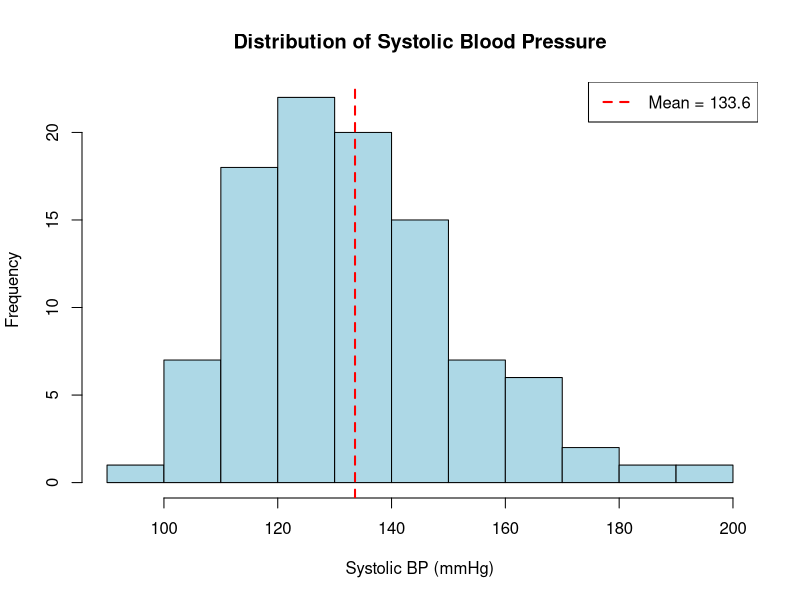
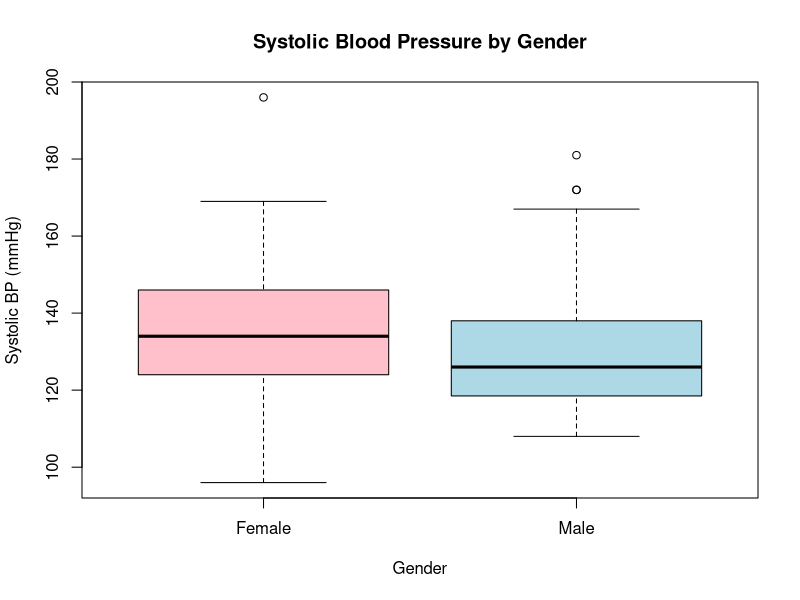
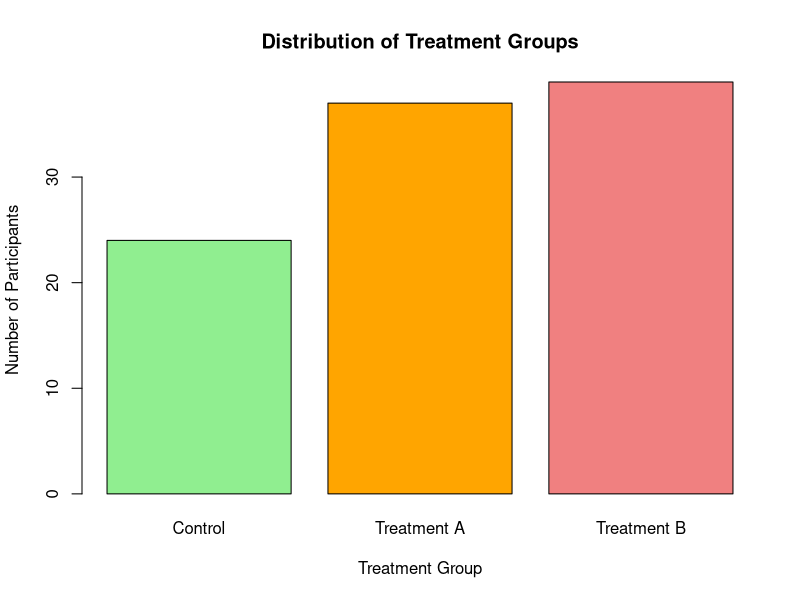
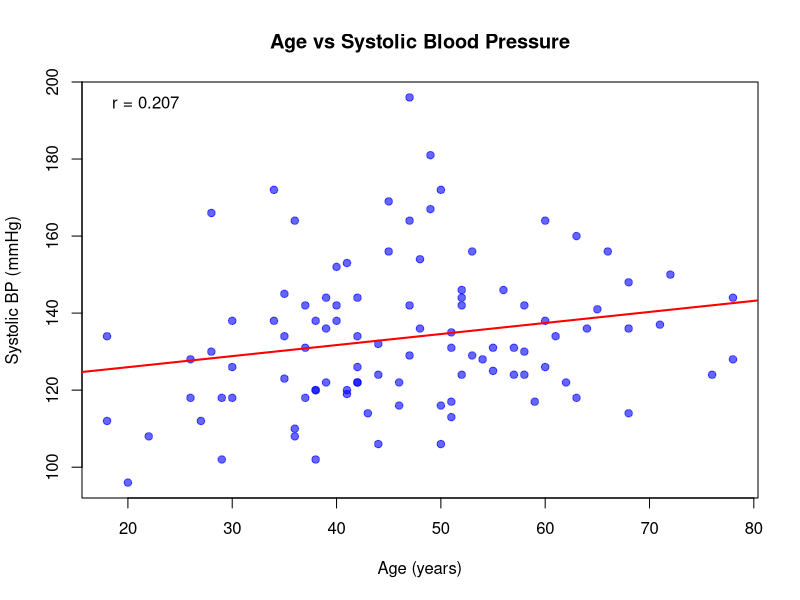
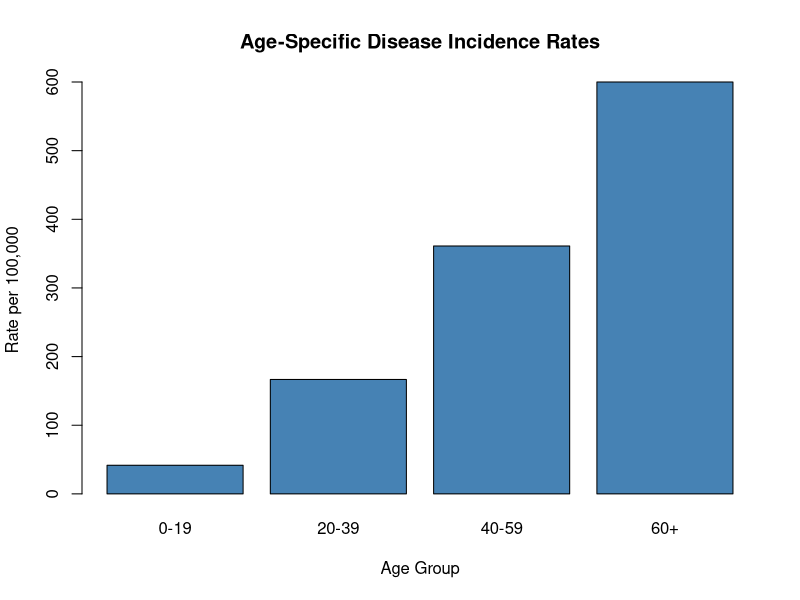

The R script that drew these images, in order:
# Week 1 R Examples for H524 Biostatistics
# Introduction to R, Data Presentation, and Summary Measures

# Set working directory to week1 folder
setwd("/Users/molitorj/ms/OSU/classes/AI_H524/H524_fall_2025/week1")

# Load required libraries
library(ggplot2)

# Example 1: Basic R operations and data types
cat("=== Basic R Operations ===\n")

# Basic arithmetic
x <- 5
y <- 3
cat("x =", x, ", y =", y, "\n")
cat("x + y =", x + y, "\n")
cat("x * y =", x * y, "\n")

# Data types
age <- 25
name <- "John"
is_student <- TRUE
cat("Age (numeric):", age, "\n")
cat("Name (character):", name, "\n")
cat("Is student (logical):", is_student, "\n")

# Vectors
ages <- c(22, 25, 28, 30, 35, 40, 45, 50, 55, 60)
cat("Ages vector:", ages, "\n")

# Example 2: Biostatistics dataset - Blood pressure study
set.seed(123)  # For reproducible results
n <- 100

# Generate sample data for blood pressure study
bp_data <- data.frame(
  id = 1:n,
  age = round(rnorm(n, mean = 45, sd = 15)),
  gender = sample(c("Male", "Female"), n, replace = TRUE),
  systolic_bp = round(rnorm(n, mean = 130, sd = 20)),
  treatment = sample(c("Control", "Treatment A", "Treatment B"), n, replace = TRUE)
)

# Ensure realistic age range
bp_data$age[bp_data$age < 18] <- 18
bp_data$age[bp_data$age > 80] <- 80

# Adjust BP based on age and gender (more realistic)
bp_data$systolic_bp <- bp_data$systolic_bp + 0.5 * (bp_data$age - 45) +
                       ifelse(bp_data$gender == "Male", 5, 0)

# Round to whole numbers
bp_data$systolic_bp <- round(bp_data$systolic_bp)

cat("\n=== Blood Pressure Study Data ===\n")
cat("First 6 rows of data:\n")
print(head(bp_data))

# Basic descriptive statistics
cat("\n=== Descriptive Statistics ===\n")
cat("Sample size:", nrow(bp_data), "\n")
cat("Mean age:", round(mean(bp_data$age), 1), "years\n")
cat("Mean systolic BP:", round(mean(bp_data$systolic_bp), 1), "mmHg\n")
cat("SD systolic BP:", round(sd(bp_data$systolic_bp), 1), "mmHg\n")

# Summary statistics
cat("\n=== Summary Statistics for Systolic BP ===\n")
print(summary(bp_data$systolic_bp))

# Frequency table for categorical data
cat("\n=== Frequency Tables ===\n")
cat("Gender distribution:\n")
print(table(bp_data$gender))
cat("\nTreatment group distribution:\n")
print(table(bp_data$treatment))

# Example 3: Create visualizations

# 1. Histogram of systolic blood pressure
pdf("histogram_bp.pdf", width = 8, height = 6)
hist(bp_data$systolic_bp,
     main = "Distribution of Systolic Blood Pressure",
     xlab = "Systolic BP (mmHg)",
     ylab = "Frequency",
     col = "lightblue",
     border = "black",
     breaks = 12)
abline(v = mean(bp_data$systolic_bp), col = "red", lwd = 2, lty = 2)
legend("topright", paste("Mean =", round(mean(bp_data$systolic_bp), 1)),
       col = "red", lty = 2, lwd = 2)
dev.off()

# 2. Box plot by gender
pdf("boxplot_gender.pdf", width = 8, height = 6)
boxplot(systolic_bp ~ gender, data = bp_data,
        main = "Systolic Blood Pressure by Gender",
        xlab = "Gender",
        ylab = "Systolic BP (mmHg)",
        col = c("pink", "lightblue"))
dev.off()

# 3. Bar chart for treatment groups
pdf("barplot_treatment.pdf", width = 8, height = 6)
treatment_counts <- table(bp_data$treatment)
barplot(treatment_counts,
        main = "Distribution of Treatment Groups",
        xlab = "Treatment Group",
        ylab = "Number of Participants",
        col = c("lightgreen", "orange", "lightcoral"))
dev.off()

# 4. Scatter plot: Age vs Blood Pressure
pdf("scatter_age_bp.pdf", width = 8, height = 6)
plot(bp_data$age, bp_data$systolic_bp,
     main = "Age vs Systolic Blood Pressure",
     xlab = "Age (years)",
     ylab = "Systolic BP (mmHg)",
     pch = 19,
     col = alpha("blue", 0.6))
# Add regression line
abline(lm(systolic_bp ~ age, data = bp_data), col = "red", lwd = 2)
correlation <- cor(bp_data$age, bp_data$systolic_bp)
legend("topleft", paste("r =", round(correlation, 3)), bty = "n")
dev.off()

# Example 4: Rates calculation
cat("\n=== Rates Calculation Example ===\n")

# Simulate disease data for rate calculation
population_size <- 50000
new_cases <- 125
deaths <- 15

# Calculate rates
incidence_rate <- (new_cases / population_size) * 100000
case_fatality_rate <- (deaths / new_cases) * 100

cat("Population size:", population_size, "\n")
cat("New disease cases:", new_cases, "\n")
cat("Deaths from disease:", deaths, "\n")
cat("Incidence rate:", round(incidence_rate, 1), "per 100,000 population\n")
cat("Case fatality rate:", round(case_fatality_rate, 1), "%\n")

# Age-specific rates example
age_groups <- c("0-19", "20-39", "40-59", "60+")
population_by_age <- c(12000, 15000, 18000, 5000)
cases_by_age <- c(5, 25, 65, 30)

age_specific_rates <- (cases_by_age / population_by_age) * 100000

cat("\n=== Age-Specific Rates ===\n")
for(i in 1:length(age_groups)) {
  cat("Age group", age_groups[i], ":", round(age_specific_rates[i], 1),
      "per 100,000\n")
}

# Create age-specific rates plot
pdf("age_specific_rates.pdf", width = 8, height = 6)
barplot(age_specific_rates,
        names.arg = age_groups,
        main = "Age-Specific Disease Incidence Rates",
        xlab = "Age Group",
        ylab = "Rate per 100,000",
        col = "steelblue")
dev.off()

cat("\n=== All plots saved as PDF files ===\n")
cat("Files created:\n")
cat("- histogram_bp.pdf\n")
cat("- boxplot_gender.pdf\n")
cat("- barplot_treatment.pdf\n")
cat("- scatter_age_bp.pdf\n")
cat("- age_specific_rates.pdf\n")
